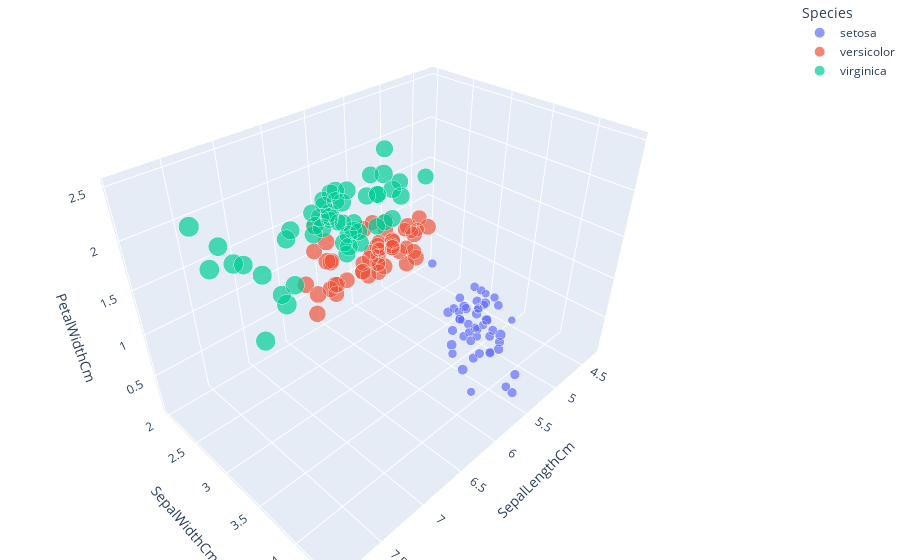

Notebook cell for this chart:
### Code cell
import plotly
import plotly.express as px

fig = px.scatter_3d(dataset[["SepalLengthCm","SepalWidthCm","PetalLengthCm","PetalWidthCm","Species"]],
                    x = 'SepalLengthCm',
                    y = 'SepalWidthCm',
                    z = 'PetalWidthCm',
                    size = 'PetalLengthCm',
                    color = 'Species',
                    opacity = 0.7)

fig.update_layout(margin = dict(l=0, r=0, b=0, t=0))

### Figure 1 — Plotly figure (JSON) as saved in the notebook; plotly's stock layout.template omitted (floating-point values rounded to 4 significant figures)
{"data": [{"hovertemplate": "Species=setosa<br>SepalLengthCm=%{x}<br>SepalWidthCm=%{y}<br>PetalWidthCm=%{z}<br>PetalLengthCm=%{marker.size}<extra></extra>", "legendgroup": "setosa", "marker": {"color": "#636efa", "opacity": 0.7, "size": [1.4, 1.4, 1.3, 1.5, 1.4, 1.7, 1.4, 1.5, 1.4, 1.5, 1.5, 1.6, 1.4, 1.1, 1.2, 1.5, 1.3, 1.4, 1.7, 1.5, 1.7, 1.5, 1, 1.7, 1.9, 1.6, 1.6, 1.5, 1.4, 1.6, 1.6, 1.5, 1.5, 1.4, 1.5, 1.2, 1.3, 1.5, 1.3, 1.5, 1.3, 1.3, 1.3, 1.6, 1.9, 1.4, 1.6, 1.4, 1.5, 1.4], "sizemode": "area", "sizeref": 0.01725, "symbol": "circle"}, "mode": "markers", "name": "setosa", "scene": "scene", "showlegend": true, "type": "scatter3d", "x": [5.1, 4.9, 4.7, 4.6, 5, 5.4, 4.6, 5, 4.4, 4.9, 5.4, 4.8, 4.8, 4.3, 5.8, 5.7, 5.4, 5.1, 5.7, 5.1, 5.4, 5.1, 4.6, 5.1, 4.8, 5, 5, 5.2, 5.2, 4.7, 4.8, 5.4, 5.2, 5.5, 4.9, 5, 5.5, 4.9, 4.4, 5.1, 5, 4.5, 4.4, 5, 5.1, 4.8, 5.1, 4.6, 5.3, 5], "y": [3.5, 3, 3.2, 3.1, 3.6, 3.9, 3.4, 3.4, 2.9, 3.1, 3.7, 3.4, 3, 3, 4, 4.4, 3.9, 3.5, 3.8, 3.8, 3.4, 3.7, 3.6, 3.3, 3.4, 3, 3.4, 3.5, 3.4, 3.2, 3.1, 3.4, 4.1, 4.2, 3.1, 3.2, 3.5, 3.1, 3, 3.4, 3.5, 2.3, 3.2, 3.5, 3.8, 3, 3.8, 3.2, 3.7, 3.3], "z": [0.2, 0.2, 0.2, 0.2, 0.2, 0.4, 0.3, 0.2, 0.2, 0.1, 0.2, 0.2, 0.1, 0.1, 0.2, 0.4, 0.4, 0.3, 0.3, 0.3, 0.2, 0.4, 0.2, 0.5, 0.2, 0.2, 0.4, 0.2, 0.2, 0.2, 0.2, 0.4, 0.1, 0.2, 0.1, 0.2, 0.2, 0.1, 0.2, 0.2, 0.3, 0.3, 0.2, 0.6, 0.4, 0.3, 0.2, 0.2, 0.2, 0.2]}, {"hovertemplate": "Species=versicolor<br>SepalLengthCm=%{x}<br>SepalWidthCm=%{y}<br>PetalWidthCm=%{z}<br>PetalLengthCm=%{marker.size}<extra></extra>", "legendgroup": "versicolor", "marker": {"color": "#EF553B", "opacity": 0.7, "size": [4.7, 4.5, 4.9, 4, 4.6, 4.5, 4.7, 3.3, 4.6, 3.9, 3.5, 4.2, 4, 4.7, 3.6, 4.4, 4.5, 4.1, 4.5, 3.9, 4.8, 4, 4.9, 4.7, 4.3, 4.4, 4.8, 5, 4.5, 3.5, 3.8, 3.7, 3.9, 5.1, 4.5, 4.5, 4.7, 4.4, 4.1, 4, 4.4, 4.6, 4, 3.3, 4.2, 4.2, 4.2, 4.3, 3, 4.1], "sizemode": "area", "sizeref": 0.01725, "symbol": "circle"}, "mode": "markers", "name": "versicolor", "scene": "scene", "showlegend": true, "type": "scatter3d", "x": [7, 6.4, 6.9, 5.5, 6.5, 5.7, 6.3, 4.9, 6.6, 5.2, 5, 5.9, 6, 6.1, 5.6, 6.7, 5.6, 5.8, 6.2, 5.6, 5.9, 6.1, 6.3, 6.1, 6.4, 6.6, 6.8, 6.7, 6, 5.7, 5.5, 5.5, 5.8, 6, 5.4, 6, 6.7, 6.3, 5.6, 5.5, 5.5, 6.1, 5.8, 5, 5.6, 5.7, 5.7, 6.2, 5.1, 5.7], "y": [3.2, 3.2, 3.1, 2.3, 2.8, 2.8, 3.3, 2.4, 2.9, 2.7, 2, 3, 2.2, 2.9, 2.9, 3.1, 3, 2.7, 2.2, 2.5, 3.2, 2.8, 2.5, 2.8, 2.9, 3, 2.8, 3, 2.9, 2.6, 2.4, 2.4, 2.7, 2.7, 3, 3.4, 3.1, 2.3, 3, 2.5, 2.6, 3, 2.6, 2.3, 2.7, 3, 2.9, 2.9, 2.5, 2.8], "z": [1.4, 1.5, 1.5, 1.3, 1.5, 1.3, 1.6, 1, 1.3, 1.4, 1, 1.5, 1, 1.4, 1.3, 1.4, 1.5, 1, 1.5, 1.1, 1.8, 1.3, 1.5, 1.2, 1.3, 1.4, 1.4, 1.7, 1.5, 1, 1.1, 1, 1.2, 1.6, 1.5, 1.6, 1.5, 1.3, 1.3, 1.3, 1.2, 1.4, 1.2, 1, 1.3, 1.2, 1.3, 1.3, 1.1, 1.3]}, {"hovertemplate": "Species=virginica<br>SepalLengthCm=%{x}<br>SepalWidthCm=%{y}<br>PetalWidthCm=%{z}<br>PetalLengthCm=%{marker.size}<extra></extra>", "legendgroup": "virginica", "marker": {"color": "#00cc96", "opacity": 0.7, "size": [6, 5.1, 5.9, 5.6, 5.8, 6.6, 4.5, 6.3, 5.8, 6.1, 5.1, 5.3, 5.5, 5, 5.1, 5.3, 5.5, 6.7, 6.9, 5, 5.7, 4.9, 6.7, 4.9, 5.7, 6, 4.8, 4.9, 5.6, 5.8, 6.1, 6.4, 5.6, 5.1, 5.6, 6.1, 5.6, 5.5, 4.8, 5.4, 5.6, 5.1, 5.1, 5.9, 5.7, 5.2, 5, 5.2, 5.4, 5.1], "sizemode": "area", "sizeref": 0.01725, "symbol": "circle"}, "mode": "markers", "name": "virginica", "scene": "scene", "showlegend": true, "type": "scatter3d", "x": [6.3, 5.8, 7.1, 6.3, 6.5, 7.6, 4.9, 7.3, 6.7, 7.2, 6.5, 6.4, 6.8, 5.7, 5.8, 6.4, 6.5, 7.7, 7.7, 6, 6.9, 5.6, 7.7, 6.3, 6.7, 7.2, 6.2, 6.1, 6.4, 7.2, 7.4, 7.9, 6.4, 6.3, 6.1, 7.7, 6.3, 6.4, 6, 6.9, 6.7, 6.9, 5.8, 6.8, 6.7, 6.7, 6.3, 6.5, 6.2, 5.9], "y": [3.3, 2.7, 3, 2.9, 3, 3, 2.5, 2.9, 2.5, 3.6, 3.2, 2.7, 3, 2.5, 2.8, 3.2, 3, 3.8, 2.6, 2.2, 3.2, 2.8, 2.8, 2.7, 3.3, 3.2, 2.8, 3, 2.8, 3, 2.8, 3.8, 2.8, 2.8, 2.6, 3, 3.4, 3.1, 3, 3.1, 3.1, 3.1, 2.7, 3.2, 3.3, 3, 2.5, 3, 3.4, 3], "z": [2.5, 1.9, 2.1, 1.8, 2.2, 2.1, 1.7, 1.8, 1.8, 2.5, 2, 1.9, 2.1, 2, 2.4, 2.3, 1.8, 2.2, 2.3, 1.5, 2.3, 2, 2, 1.8, 2.1, 1.8, 1.8, 1.8, 2.1, 1.6, 1.9, 2, 2.2, 1.5, 1.4, 2.3, 2.4, 1.8, 1.8, 2.1, 2.4, 2.3, 1.9, 2.3, 2.5, 2.3, 1.9, 2, 2.3, 1.8]}], "layout": {"legend": {"itemsizing": "constant", "title": {"text": "Species"}, "tracegroupgap": 0}, "margin": {"b": 0, "l": 0, "r": 0, "t": 0}, "scene": {"domain": {"x": [0, 1], "y": [0, 1]}, "xaxis": {"title": {"text": "SepalLengthCm"}}, "yaxis": {"title": {"text": "SepalWidthCm"}}, "zaxis": {"title": {"text": "PetalWidthCm"}}}}}
